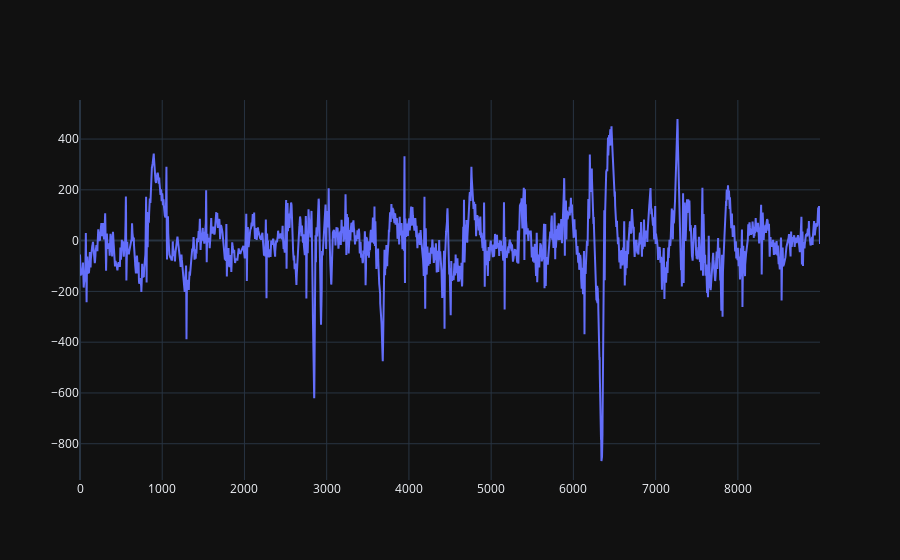

The code cell stored with this chart in its notebook:
### Code cell
index = 7
print(false_positives.shape)

fig = go.Figure(go.Scatter(y=false_positives[index]))
fig.show()

### Figure 1 — Plotly figure (JSON) as saved in the notebook; plotly's stock layout.template omitted (floating-point values rounded to 4 significant figures; data arrays with more than 128 entries replaced by an {"elided": "..."} marker saying what was removed)
{"data": [{"y": {"elided": "9000 float values"}, "type": "scatter"}], "layout": {}}
